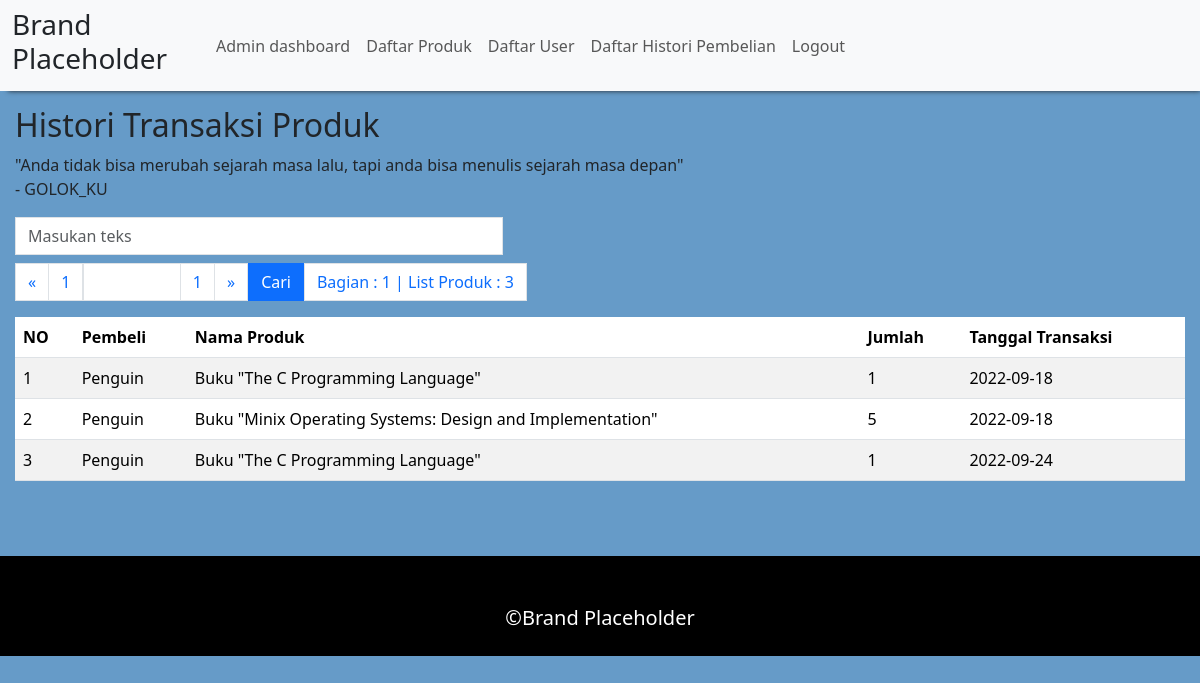
The page /admin/data/history.php (signed in) on the database as committed earlier.
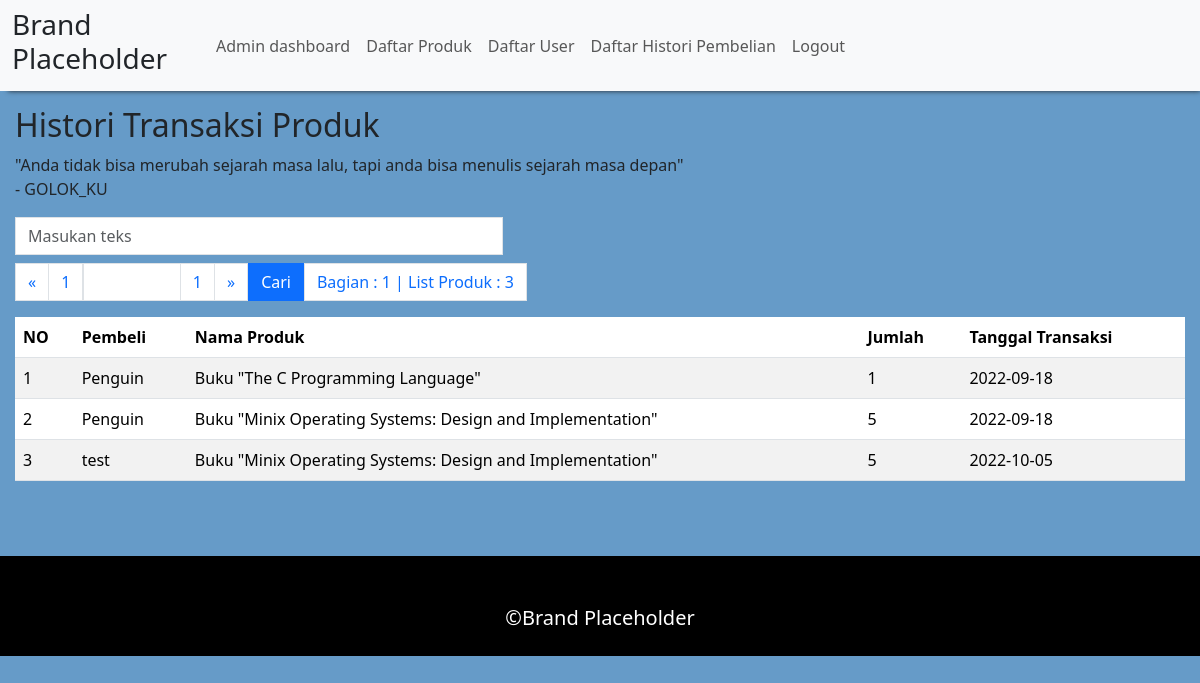
The same page on the database as committed later.
### tables this page shows
CREATE TABLE `history` (
  `id_history` int(11) NOT NULL,
  `id_pembeli` int(11) NOT NULL,
  `id_produk` int(11) NOT NULL,
  `nama_pembeli` varchar(255) NOT NULL,
  `nama_produk` varchar(255) NOT NULL,
  `jumlah` int(11) NOT NULL,
  `tanggal` date NOT NULL
);

### admin/data/history.php (the view)
<?php
include "../lib/header.php";
include "../../lib/database.php";
?>
<div style="margin:15px;">
    <h2>Histori Transaksi Produk</h2>
    <p>"Anda tidak bisa merubah sejarah masa lalu, tapi anda bisa menulis sejarah masa depan"
        <br>- GOLOK_KU
    </p>
    <?php
    $limit_show = 4;
    $search = @$_GET["search_bar"];
    $search_filter = "%$search%";
    $total_list = $mysqli->prepare("SELECT COUNT(*) FROM history WHERE nama_pembeli LIKE ? OR nama_produk LIKE ? OR tanggal LIKE ?");
    $total_list->bind_param('sss', $search_filter, $search_filter, $search_filter);
    $total_list->execute();
    $total_list = $total_list->get_result();
    $total_list = $total_list->fetch_assoc()["COUNT(*)"];
    include "../../lib/search_bar.php"
    ?>
    <table class="table table-hover table-striped">
        <thead>
            <th>NO</th>
            <th>Pembeli</th>
            <th>Nama Produk</th>
            <th>Jumlah</th>
            <th>Tanggal Transaksi</th>
        </thead>
        <tbody>
            <?php
            $result = $mysqli->prepare('SELECT * FROM history WHERE nama_pembeli LIKE ? OR nama_produk LIKE ? OR tanggal LIKE ? limit ?, ?');
            $result->bind_param('sssss', $search_filter, $search_filter, $search_filter, $start, $akhir);
            $result->execute();
            $result = $result->get_result();
            $number = 0;
            while ($dt_history = $result->fetch_assoc()) {
                $number++;
            ?>
                <tr>
                    <td><?= ($number) ?></td>
                    <td><?= $dt_history['nama_pembeli'] ?></td>
                    <td><?= $dt_history['nama_produk'] ?></td>
                    <td><?= $dt_history['jumlah'] ?></td>
                    <td><?= $dt_history['tanggal'] ?></td>
                </tr>
            <?php
            } ?>
        </tbody>
    </table>
</div>
<?php
include "../../lib/footer.php";
?>

### admin/lib/header.php (shortened to what this page needs)
<!DOCTYPE html>
<html>
<head>
  <link href="/lib/bootstrap-5.2.0/css/bootstrap.min.css" rel="stylesheet">
</head>
<?php
$root=dirname(dirname(str_replace($_SERVER['DOCUMENT_ROOT'],"",str_replace("\\", "/", dirname(__FILE__)))));
?>
<body style="background-color: #669BC8;">
  <nav class="navbar navbar-expand-lg navbar-light bg-light" style="box-shadow: 4px 4px 5px -4px;">
    <div class="container-fluid">
    <h3 class="col-md-2">Brand Placeholder</h3>
      <div class="collapse navbar-collapse" id="navbarNav">
        <ul class="navbar-nav">
          <li class="nav-item">
            <a class="nav-link" aria-current="page" href="<?=$root?>/admin/dashboard.php">Admin dashboard</a>
          </li>
          <li class="nav-item">
            <a class="nav-link" aria-current="page" href="<?=$root?>/admin/data/produk.php">Daftar Produk</a>
          </li>
          <li class="nav-item">
            <a class="nav-link" aria-current="page" href="<?=$root?>/admin/data/user.php">Daftar User</a>
          </li>
          <li class="nav-item">
            <a class="nav-link" aria-current="page" href="<?=$root?>/admin/data/history.php">Daftar Histori Pembelian</a>
          </li>
          <li class="nav-item">
            <a class="nav-link" aria-current="page" href="<?=$root?>/admin/logout.php">Logout</a>
          </li>
        </ul>
      </div>
    </div>
  </nav>
</body>
</html>

### lib/search_bar.php (shortened to what this page needs)
<?php
$page = ($total_list / $limit_show);
if (is_double($page)) {
    $page = (int)$page + 1;
}
$page_next = $page;
$cat = (int)@$_GET["cat"];
$bagian = $cat;
if (!$bagian) {
    $bagian = 1;
}
$start = ($bagian - 1) * $limit_show;
$akhir = $start + $limit_show;
?>
<form>
    <div class="col-md-5">
        <h2>
            <input class="form-control" style="border-radius: 0;" name="search_bar" value="<?= htmlentities($search) ?>" placeholder="Masukan teks">
        </h2>
    </div>
    <ul class="col-auto pagination">
        <li class="page-item">
            <button name="jmp" type="submit" value=<?= $bagian - 1 ?> style="border-radius: 0;" class="page-link">&laquo;</button>
        </li>
        <li class="page-item">
            <button name="cat" type="submit" value="1" class="page-link">1</button>
        </li>
        <li class="page-item col-md-1">
            <input name="jmp" value="" class="form-control " style="border-radius: 0;"></input>
        </li>
        <li class="page-item">
            <button name="cat" type="submit" value="<?= $page_next ?>" class="page-link"><?= $page_next ?></button>
        </li>
        <li class="page-item">
            <button name="jmp" type="submit" value=<?= $bagian + 1 ?> class="page-link">&raquo;</a>
        </li>
        <li class="page-item">
            <button name="cat" type="submit" value="1" style="border-radius: 0;" class="btn btn-primary">Cari</button>
        </li>
        <li class="page-item page-link">Bagian : <?= $bagian ?> | List Produk : <?= $total_list ?></li>
    </ul>
</form>

### lib/footer.php
<footer style="margin-top: 75px;text-align: center;padding: 50px 0;height: 75px;background-color: black;color: white;">
    <h5>©Brand Placeholder</h5>
</footer>

Rows that differ between the two databases and show on the page:
removed history: nama_pembeli "Penguin", nama_produk "Buku \"The C Programming Language\"", jumlah "1", tanggal "2022-09-24"
added history: nama_pembeli "test", nama_produk "Buku \"Minix Operating Systems: Design and Implementation\"", jumlah "5", tanggal "2022-10-05"
